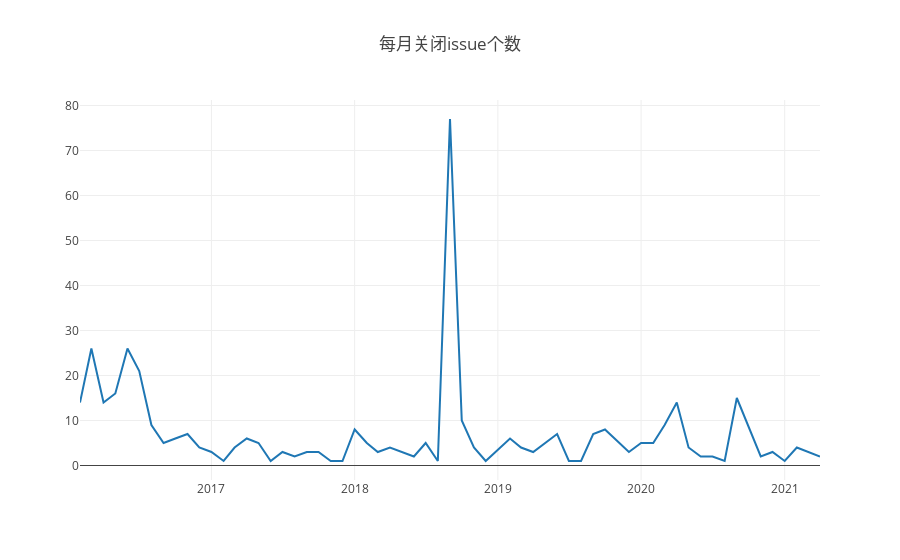

Write notebook code for a chart like this one.
### Code cell
var issue_close_y=[]
var issue_close_x=[]
var issue_close_year=[]
plotxy(issue_close_count_ls,issue_close_y,issue_close_x,issue_close_year)
plot(issue_close_y,issue_close_x,issue_close_year,'每月关闭issue个数')
table_(issue_close_count_ls)

### Figure 1 — Plotly figure (JSON) as saved in the notebook; plotly's stock layout.template omitted (floating-point values rounded to 4 significant figures)
{"data": [{"x": ["2016-2", "2016-3", "2016-4", "2016-5", "2016-6", "2016-7", "2016-8", "2016-9", "2016-10", "2016-11", "2016-12", "2017-1", "2017-2", "2017-3", "2017-4", "2017-5", "2017-6", "2017-7", "2017-8", "2017-9", "2017-10", "2017-11", "2017-12", "2018-1", "2018-2", "2018-3", "2018-4", "2018-5", "2018-6", "2018-7", "2018-8", "2018-9", "2018-10", "2018-11", "2018-12", "2019-2", "2019-3", "2019-4", "2019-6", "2019-7", "2019-8", "2019-9", "2019-10", "2019-12", "2020-1", "2020-2", "2020-3", "2020-4", "2020-5", "2020-6", "2020-7", "2020-8", "2020-9", "2020-11", "2020-12", "2021-1", "2021-2", "2021-4"], "y": [14, 26, 14, 16, 26, 21, 9, 5, 6, 7, 4, 3, 1, 4, 6, 5, 1, 3, 2, 3, 3, 1, 1, 8, 5, 3, 4, 3, 2, 5, 1, 77, 10, 4, 1, 6, 4, 3, 7, 1, 1, 7, 8, 3, 5, 5, 9, 14, 4, 2, 2, 1, 15, 2, 3, 1, 4, 2]}], "layout": {"autosize": true, "title": {"text": "每月关闭issue个数"}, "xaxis": {"autorange": true, "range": ["2016-02-01", "2021-04-01"], "type": "date"}, "yaxis": {"autorange": true, "range": [-3.222, 81.22], "type": "linear"}}}
